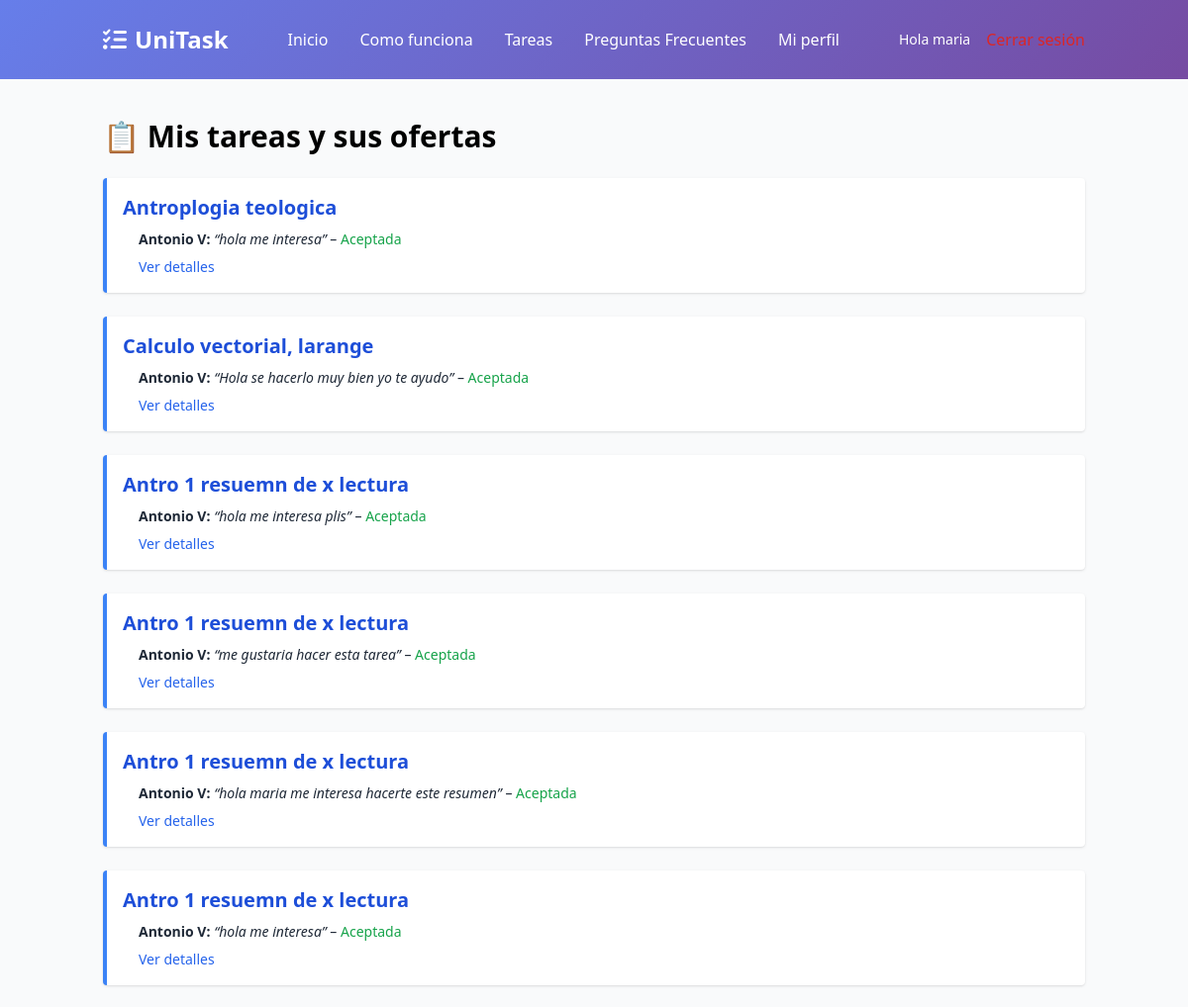
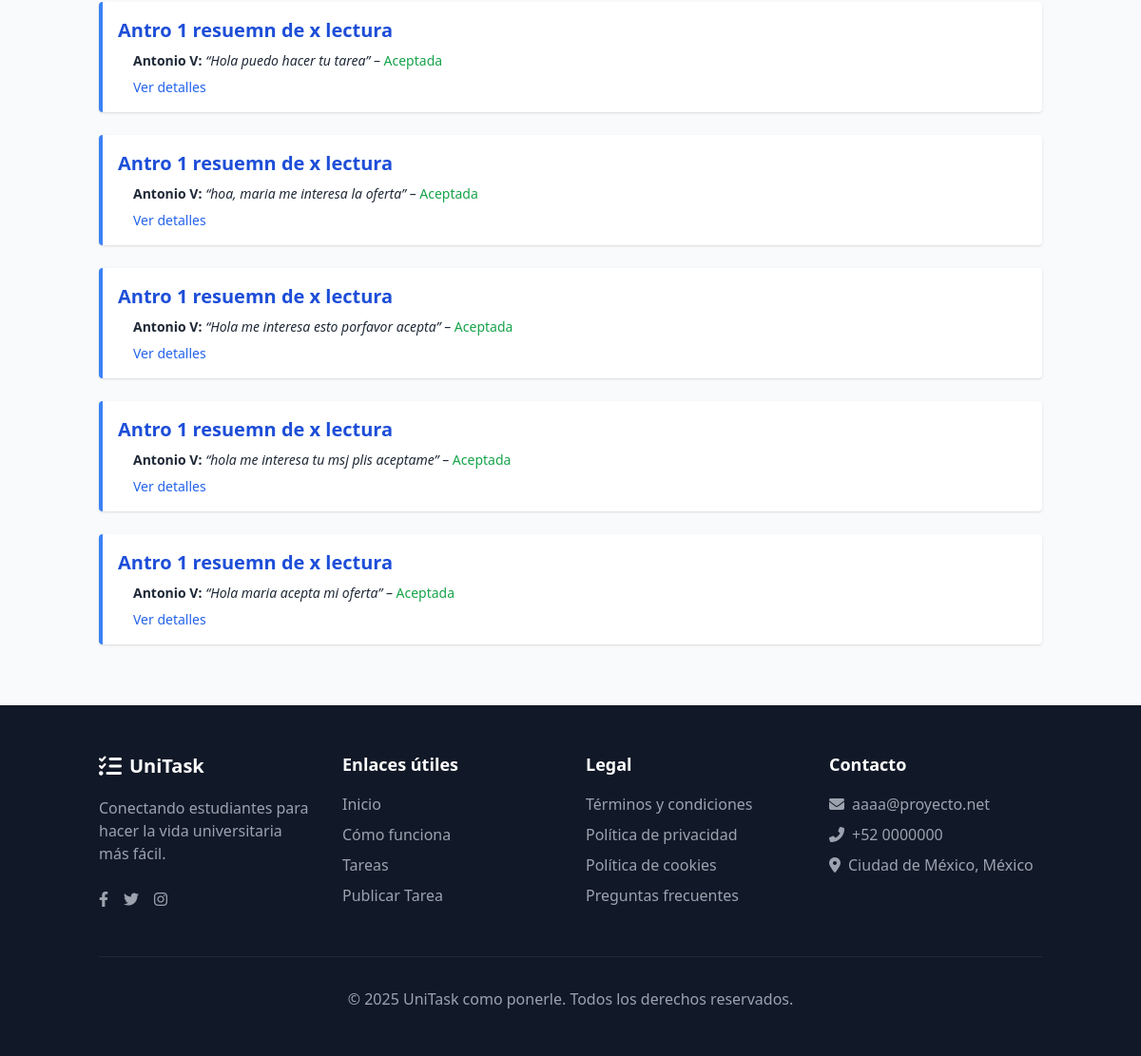
Screenshot of /offers/received/antonio (signed in) with the database file from the repository (2 pictures, top to bottom).
### tasks/models.py (models this page shows, shortened)
class Task(models.Model):
    category = models.ForeignKey(Category, on_delete=models.CASCADE, related_name='tasks', verbose_name="Categoria")
    title = models.CharField(max_length=200, verbose_name="Titulo")
    description = RichTextField(verbose_name="Descripcion")
    author = models.ForeignKey(User, on_delete=models.CASCADE)# accedes luego con: task.author.profile.subject
    price = models.DecimalField(max_digits=7, decimal_places=2, verbose_name="Precio")
    deadline = models.DateField( verbose_name="Fecha limite")
    created_at = models.DateTimeField(auto_now_add=True, verbose_name="Fecha de creacion")
    class Meta:
        verbose_name = 'Tarea'
        verbose_name_plural = 'Tareas'

### offers/models.py (models this page shows, shortened)
class Offer(models.Model):
    STATUS_CHOICES = [
        ('pending', 'Pending'),
        ('accepted', 'Accepted'),
        ('rejected', 'Rejected'),
    ]
    task = models.ForeignKey(Task, on_delete=models.CASCADE, related_name='offers')#el related name sirve para acceder desde otro modelo relacionado a este
    user = models.ForeignKey(User, on_delete=models.CASCADE, related_name='offers_made')
    message = models.TextField(blank=True, null=True)
    status = models.CharField(max_length=10, choices=STATUS_CHOICES, default='pending')
    created_at = models.DateTimeField(auto_now_add=True)

### registration/models.py (models this page shows, shortened)
class Profile(models.Model):
    user = models.OneToOneField(User, on_delete=models.CASCADE)
    full_name = models.CharField(max_length=100)
    university = models.CharField(max_length=100)
    contact_info = models.TextField(blank=True, null=True)
    profile_image = models.ImageField(upload_to='profile_images/', default='profile_images/no-avatar.jpg')

### offers/views.py (the view)
# urls.py: path('received/<slug:username>', OffersReceivedView.as_view(), name='offers_received'),
class OffersReceivedView(LoginRequiredMixin, ListView):
    model = Task
    template_name = 'offers/received.html'
    context_object_name = 'tasks'
    '''para manana en clase poner bonito los botones de perfil y ademas arreglar un boton con el task detail'''
    def get_queryset(self):
        return Task.objects.filter(author=self.request.user).prefetch_related('offers')

### offers/templates/offers/received.html (shortened to what this page needs)
{% extends 'core/base.html' %}
{% block content %}
<section class="py-10">
  <div class="max-w-5xl mx-auto px-4">
    <h2 class="text-3xl font-bold mb-6">📋 Mis tareas y sus ofertas</h2>
    {% for task in tasks %}
      <div class="mb-6 p-4 border-l-4 border-blue-500 bg-white rounded shadow">
        <a href="{% url 'task' task.id task.title|slugify %}">
            <h3 class="text-xl font-semibold text-blue-700">{{ task.title }}</h3>
        </a>
        {% if task.offers.all %}
          <ul class="mt-2 ml-4 text-gray-800 text-sm">
            {% for offer in task.offers.all %}
              <li class="mb-2">
                <strong>{{ offer.user.profile.full_name }}:</strong>
                <em>“{{ offer.message }}”</em> –
                {% if offer.status == 'pending' %}
                  <span class="text-yellow-600">Pendiente</span>
                  <div class="mt-3 ml-0 space-x-2">
                    <a href="{% url 'offer_status_update' offer.id 'accept' %}" class="text-green-600 hover:underline font-semibold">Aceptar</a>
                    <a href="{% url 'offer_status_update' offer.id 'reject' %}" class="text-red-600 hover:underline font-semibold">Rechazar</a>
                </div>
                {% elif offer.status == 'accepted' %}
                  <span class="text-green-600">Aceptada</span>
                {% else %}
                  <span class="text-red-600">Rechazada</span>
                {% endif %}
              </li>
            {% endfor %}
            <a href="{% url 'task' task.id task.title|slugify %}" class="text-blue-600 hover:underline">
                Ver detalles
            </a>
          </ul>
        {% else %}
          <p class="text-sm text-gray-500 mt-2">Esta tarea aún no tiene ofertas.</p>
        {% endif %}
      </div>
    {% endfor %}
  </div>
</section>
{% endblock content %}

### core/templates/core/base.html (shortened to what this page needs)
<!DOCTYPE html>
<html lang="es">
<head>
    <script src="https://cdn.tailwindcss.com"></script>
    <link rel="stylesheet" href="https://cdnjs.cloudflare.com/ajax/libs/font-awesome/6.4.0/css/all.min.css">
</head>
<body class="bg-gray-50 font-sans">
    <header class="gradient-bg text-white">
        <div class="container mx-auto px-4 py-6">
            <div class="flex justify-between items-center">
                <div class="flex items-center space-x-2">
                    <i class="fas fa-tasks text-2xl"></i>
                    <h1 class="text-2xl font-bold">UniTask</h1>
                </div>
                <nav class="hidden md:flex space-x-8">
                    <a href="{% url 'home' %}"
                        class="font-medium transition
                        {% if request.path == '/' %}
                            text-blue-300 font-bold
                        {% else %}
                            text-white hover:text-blue-200
                        {% endif %}">
                        Inicio
                    </a>
                    <a href="{% url 'how_it_works' %}"
                        class="font-medium transition
                        {% if '/how-it-works' in request.path %}
                            text-blue-300 font-bold
                        {% else %}
                            text-white hover:text-blue-200
                        {% endif %}">
                        Como funciona
                    </a>
                    <a href="{% url 'tasks' %}"
                        class="font-medium transition
                        {% if '/tasks' in request.path %}
                            text-blue-300 font-bold
                        {% else %}
                            text-white hover:text-blue-200
                        {% endif %}">
                        Tareas
                    </a>
                    <a href="{% url 'faq' %}"
                        class="font-medium transition
                        {% if 'faq' in request.path %}
                            text-blue-300 font-bold
                        {% else %}
                            text-white hover:text-blue-200
                        {% endif %}">
                            Preguntas Frecuentes
                    </a>
                    {% if user.is_authenticated %}
                        <a href="{% url 'profile-view' user.username|slugify %}"
                        class="font-medium transition
                        {% if '/registration' in request.path %}
                            text-blue-300 font-bold
                        {% else %}
                            text-white hover:text-blue-200
                        {% endif %}">
                        Mi perfil
                        </a>
                    {% endif %}
                </nav>
                <div class="flex items-center space-x-4">
                    {% if user.is_authenticated %}
                        <div class="flex items-center gap-4">
                            <span class="text-sm text-white-700">Hola {{ user.username }}</span>
                            <form method="POST" action="{% url 'logout' %}">
                                <button type="submit" class="text-red-600 hover:underline bg-transparent border-none p-0 m-0">
                                </button>
                            </form>
                        </div>
                    {% endif %}
                </div>
            </div>
        </div>
    </header>
{% block content %}
{% endblock content %}
    <footer class="bg-gray-900 text-white py-12">
        <div class="container mx-auto px-4">
            <div class="grid md:grid-cols-4 gap-8">
                <div>
                    <div class="flex items-center space-x-2 mb-4">
                        <i class="fas fa-tasks text-2xl"></i>
                        <h3 class="text-xl font-bold">UniTask</h3>
                    </div>
                    <p class="text-gray-400">Conectando estudiantes para hacer la vida universitaria más fácil.</p>
                    <div class="flex space-x-4 mt-6">
                        <a href="#" class="text-gray-400 hover:text-white"><i class="fab fa-facebook-f"></i></a>
                        <a href="#" class="text-gray-400 hover:text-white"><i class="fab fa-twitter"></i></a>
                        <a href="#" class="text-gray-400 hover:text-white"><i class="fab fa-instagram"></i></a>
                    </div>
                </div>
                <div>
                    <h4 class="text-lg font-semibold mb-4">Enlaces útiles</h4>
                    <ul class="space-y-2">
                        <li><a href="{% url 'home' %}" class="text-gray-400 hover:text-white">Inicio</a></li>
                        <li><a href="{% url 'how_it_works' %}" class="text-gray-400 hover:text-white">Cómo funciona</a></li>
                        <li><a href="{% url 'tasks' %}" class="text-gray-400 hover:text-white">Tareas</a></li>
                        <li><a href="{% url 'create' %}" class="text-gray-400 hover:text-white">Publicar Tarea</a></li>
                    </ul>
                </div>
                <div>
                    <h4 class="text-lg font-semibold mb-4">Legal</h4>
                    <ul class="space-y-2">
                        <li><a href="#" class="text-gray-400 hover:text-white">Términos y condiciones</a></li>
                        <li><a href="#" class="text-gray-400 hover:text-white">Política de privacidad</a></li>
                        <li><a href="#" class="text-gray-400 hover:text-white">Política de cookies</a></li>
                        <li><a href="{% url 'faq' %}" class="text-gray-400 hover:text-white">Preguntas frecuentes</a></li>
                    </ul>
                </div>
                <div>
                    <h4 class="text-lg font-semibold mb-4">Contacto</h4>
                    <ul class="space-y-2 text-gray-400">
                        <li class="flex items-start">
                            <i class="fas fa-envelope mt-1 mr-2"></i>
                            <span>aaaa@proyecto.net</span>
                        </li>
                        <li class="flex items-start">
                            <i class="fas fa-phone-alt mt-1 mr-2"></i>
                            <span>+52 0000000</span>
                        </li>
                        <li class="flex items-start">
                            <i class="fas fa-map-marker-alt mt-1 mr-2"></i>
                            <span>Ciudad de México, México</span>
                        </li>
                    </ul>
                </div>
            </div>
            <div class="border-t border-gray-800 mt-12 pt-8 text-center text-gray-400">
                <p>&copy; 2025 UniTask como ponerle. Todos los derechos reservados.</p>
            </div>
        </div>
    </footer>
</body>
</html>

### core/templates/core/base.html (style rules this page uses)
.gradient-bg { background: linear-gradient(135deg, #667eea 0%, #764ba2 100%); }

### rows the page displays
Task: title "Antroplogia teologica"
Offer: user.profile.full_name "Antonio V", message "hola me interesa", status "Aceptada"
Task: title "Calculo vectorial, larange"
Offer: user.profile.full_name "Antonio V", message "Hola se hacerlo muy bien yo te ayudo", status "Aceptada"
Task: title "Antro 1 resuemn de x lectura"
Offer: user.profile.full_name "Antonio V", message "hola me interesa plis", status "Aceptada"
Task: title "Antro 1 resuemn de x lectura"
Offer: user.profile.full_name "Antonio V", message "me gustaria hacer esta tarea", status "Aceptada"
Task: title "Antro 1 resuemn de x lectura"
Offer: user.profile.full_name "Antonio V", message "hola maria me interesa hacerte este resumen", status "Aceptada"
Task: title "Antro 1 resuemn de x lectura"
Offer: user.profile.full_name "Antonio V", message "hola me interesa", status "Aceptada"
Task: title "Antro 1 resuemn de x lectura"
Offer: user.profile.full_name "Antonio V", message "Hola puedo hacer tu tarea", status "Aceptada"
Task: title "Antro 1 resuemn de x lectura"
Offer: user.profile.full_name "Antonio V", message "hoa, maria me interesa la oferta", status "Aceptada"
Task: title "Antro 1 resuemn de x lectura"
Offer: user.profile.full_name "Antonio V", message "Hola me interesa esto porfavor acepta", status "Aceptada"
Task: title "Antro 1 resuemn de x lectura"
Offer: user.profile.full_name "Antonio V", message "hola me interesa tu msj plis aceptame", status "Aceptada"
Task: title "Antro 1 resuemn de x lectura"
Offer: user.profile.full_name "Antonio V", message "Hola maria acepta mi oferta", status "Aceptada"

### other values shown
{{ user.username }} "maria"
